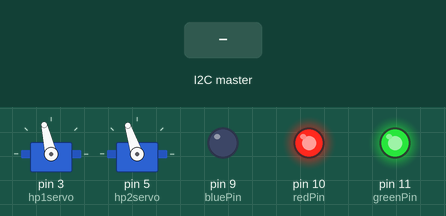
Simulated run of this sketch. Board: Arduino Uno, built with avr-gcc and run on an emulated ATmega328P. Shown: 2 × servo, output pins drawn as LEDs (lit = HIGH). The test bench sets the inputs (shaded band). Random numbers use the default seed unless the sketch sets one.

Above: at 18.7 s.
18.8 s: the I2C master sends the byte 1
At 19.1 s:
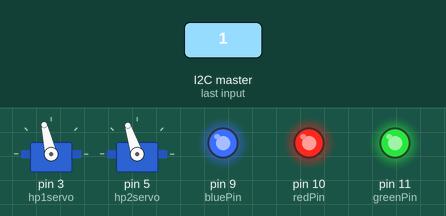
At 21.62 s:
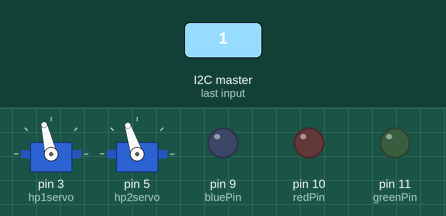
21.8 s: the I2C master sends the byte 1
At 22.6 s:
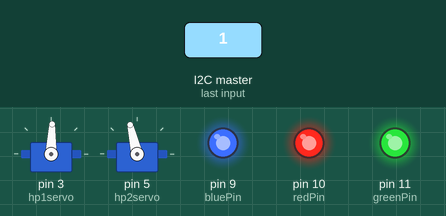
24.8 s: the I2C master sends the byte 2
Timing chart, 0 to 38.5 s (numbered marks = the images above; inputs shaded):
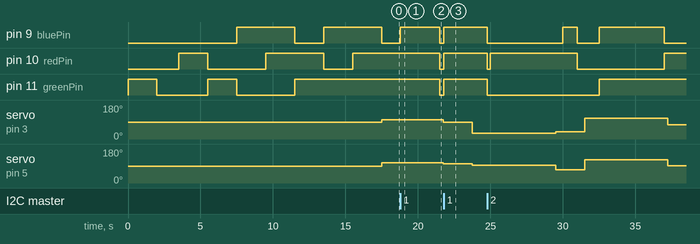

Measured:
- after the input at 18.8 s, pin 9 (bluePin): LOW → HIGH at once, → LOW 2.7 s later
- after the input at 21.8 s, pin 9 (bluePin), pin 10 (redPin), pin 11 (greenPin): LOW → HIGH at once

The sketch:

HoloProjector_I2C_v002.ino
```cpp
// HoloProjector I2C Firmware
// CCv3 SA BY - 2014 Michael Erwin
// Royal Engineers of Naboo
//
// Visit http://code.google.com/p/rseries-open-control/
//
// Firmware Release History
// v002 - Adjustable HP Servo EndPoints
// v001 - Initial Release
//
//
#if defined(ARDUINO) && ARDUINO >= 100
  #include "Arduino.h"
  #else
   #include "WProgram.h"
#endif
#include <Wire.h> //used to support I2C
#include <Servo.h>// Supports 2 Servos 1A (hp1) & 1B (hp2)

#define HP 3     // 1=Front FHP (BLUE), 2=Top THP (RED), 3=Rear RHP (GREEN)


#define redPin    10
#define greenPin  11
#define bluePin   9
#define systemLED 13

int g = 100;
int f = 200;

unsigned long t=0;
int randomLEDFX;

int lowHP1=20;
int highHP1=150;
int lowHP2=20;
int highHP2=150;
int downHP1=20;
int downHP2=90;
int centerHP1=90;
int centerHP2=90;


long loopCount = 0;
long twitchLEDTime = 4525; // Long??
long twitchHPTime = 4525; // Long??


long LeiaMessageTime = 31*1000;

Servo hp1servo;   // HP 1A default
Servo hp2servo;   // HP 1B default


void setup() {
  pinMode(redPin, OUTPUT);
  pinMode(bluePin, OUTPUT);
  pinMode(greenPin, OUTPUT);

  if (HP==1) {Wire.begin(25);twitchLEDTime = 1000;twitchHPTime=2500;blueON(2);} // Start I2C Bus as Master I2C Address 25 (Assigned FHP)
  if (HP==2) {Wire.begin(26);twitchLEDTime = 2300;twitchHPTime=1750;redON(2);}  // Start I2C Bus as Master I2C Address 26 (Assigned THP)
  if (HP==3) {Wire.begin(27);twitchLEDTime = 1900;twitchHPTime=4500;greenON(2);}// Start I2C Bus as Master I2C Address 27 (Assigned RHP)

  Wire.onReceive(receiveEvent);            // register event so when we receive something we jump to receiveEvent();

  hp1servo.attach(3);  // attaches the servo on Digital Out pin 3 to the servo object
  hp2servo.attach(5);  // attaches the servo on Digital Out pin 3 to the servo object
  delay(1000);         // allow time for the servos to attach
  centerHP();
  testLED();
//  testSERVOS();

}

void loop(){
  loopCount++;
  t=millis();
   if (t > twitchLEDTime)
    {
     twitchLED();     // call playRandom routine
     loopCount = 0;                       // reset loopCount
     twitchLEDTime = (random(1,10)*500)+millis();   // set the next twitchTime
  }
   if (t > twitchHPTime)
    {
     twitchHP();     // call playRandom routine
     loopCount = 0;                       // reset loopCount
     twitchHPTime = (random(1,10)*750)+millis();   // set the next twitchTime
  }


}


void testLED(){
    redON(2);
    greenON(2);
    blueON(2);
    magentaON(2);
    yellowON(2);
    cyanON(2);
    whiteON(2);
}


void alarm(int timed){
  int HPalarmdelay=1000;
  unsigned long timeNew=millis();
  unsigned long flip = timeNew + (timed*1000);
      while (timeNew < flip) {
        redON(0);
        delay(HPalarmdelay);
        ledOFF();
        delay(HPalarmdelay/2);
        timeNew=millis();
    }
}


void HoloMessage(int MessageLength){
 if (HP==1){
  lookdownHP();
}
  t=millis();
  unsigned long lmt=t + (MessageLength*1000);
  while (t < lmt){
    cyanON(0);
    delay(random(1,10)*10);
    whiteON(0);
    delay(random(1,5)*10);
    blueON(0);
    delay(random(4,9)*10);
     t=millis();
  }
  ledOFF();
}


void Disco(int dancetime, int bpm){
  unsigned long DanceBeatDelay = 60000/bpm;
  unsigned long timeNew= millis();
  unsigned long gottadance = (dancetime*1000) + timeNew;

    while (timeNew < gottadance){
      whiteON(0);
      delay(DanceBeatDelay);
      ledOFF();
      delay(DanceBeatDelay);
      timeNew= millis();
    }
}

void SystemFailure(){
    redON(0);
    delay(f);
    blueON(0);
    delay(f);
    magentaON(0);
    delay(f);
    yellowON(0);
    delay(f);
    cyanON(0);
    delay(f);
    whiteON(0);
    delay(f);
    ledOFF();
}


void redON(int timed){
    digitalWrite(redPin, HIGH);
    digitalWrite(greenPin, LOW);
    digitalWrite(bluePin, LOW);
    if (timed>0){
      delay(timed*1000);
      ledOFF();}
}

void greenON(int timed){
    digitalWrite(redPin, LOW);
    digitalWrite(greenPin, HIGH);
    digitalWrite(bluePin, LOW);
    if (timed>0){
      delay(timed*1000);
      ledOFF();}
}

void blueON(int timed){
    digitalWrite(redPin, LOW);
    digitalWrite(greenPin, LOW);
    digitalWrite(bluePin, HIGH);
    if (timed>0){
      delay(timed*1000);
      ledOFF();}
}


void magentaON(int timed){
    digitalWrite(redPin, HIGH);
    digitalWrite(greenPin, LOW);
    digitalWrite(bluePin, HIGH);
    if (timed>0){
      delay(timed*1000);
      ledOFF();}
}

void yellowON(int timed){
    digitalWrite(redPin, HIGH);
    digitalWrite(greenPin, HIGH);
    digitalWrite(bluePin, LOW);
    if (timed>0){
      delay(timed*1000);
      ledOFF();}
}

void cyanON(int timed){
    digitalWrite(redPin, LOW);
    digitalWrite(greenPin, HIGH);
    digitalWrite(bluePin, HIGH);
    if (timed>0){
      delay(timed*1000);
      ledOFF();}
}


void whiteON(int timed){
    digitalWrite(redPin, HIGH);
    digitalWrite(greenPin, HIGH);
    digitalWrite(bluePin, HIGH);
    if (timed>0){
      delay(timed*1000);
      ledOFF();}
}


void ledOFF(){
    digitalWrite(redPin, LOW);
    digitalWrite(greenPin, LOW);
    digitalWrite(bluePin, LOW);
}

void twitchLED() {
     randomLEDFX = random (1,13);    // Pick a number 1 - 7
     switch (randomLEDFX) {
      case 1:
       whiteON(0);
       break;
      case 2:
       ledOFF();
       break;
      case 3:
       redON(0);;
       break;
      case 4:
        magentaON(0);
       break;
      case 5:
        greenON(0);
       break;
      case 6:
        blueON(0);
       break;
      case 7:
        cyanON(0);
       break;
      case 8:
        yellowON(0);
       break;
     case 9:
        ledOFF();
       break;
     case 10:
        ledOFF();
       break;

      default:
       // if nothing else matches, do the default
       // so we are going to do nothing... for that matter not even waste time
       break;
      }
}


void randomLED() {
     randomLEDFX = random (1,8);    // Pick a number 1 - 8
     switch (randomLEDFX) {
      case 1:
       whiteON(0);
       break;
      case 2:
        redON(0);
       break;
      case 3:
        greenON(0);
       break;
      case 4:
        blueON(0);
       break;
      case 5:
        cyanON(0);
       break;
      case 6:
        yellowON(0);
       break;
      case 7:
        magentaON(0);
       break;
      default:
       // if nothing else matches, do the default
       // so we are going to do nothing... for that matter not even waste time
       break;
      }
}


// function that executes whenever data is received from an I2C master
// this function is registered as an event, see setup()
void receiveEvent(int eventCode) {
int i2cEvent=Wire.read();
  sei();
     switch (i2cEvent) {
      case 1:
       whiteON(0);
       break;
      case 2:
       ledOFF();
       break;
      case 3:
       alarm(6);
//       delay(5000);
//        ledOFF();
       break;
      case 4:
        redON(5);
       break;
      case 5:
        greenON(0);
       break;
      case 6:
        blueON(0);
       break;
      case 7:
        cyanON(0);
       break;
      case 8:
        yellowON(0);
       break;
      case 9:
        HoloMessage(31);
       break;
      case 10:
        Disco(10,120);
       break;
      case 11:
        SystemFailure();
       break;

      default:
       // if nothing else matches, do the default
       // so we are going to do nothing... for that matter not even waste time
       break;
      }
}

void testSERVOS(){
  hp1servo.write(90);
  hp2servo.write(90);
  delay(500);          // wait for a .5 secs for the servos to move

}


void twitchHP(){
 hp1servo.write(random(lowHP1,highHP1));
 hp2servo.write(random(lowHP2,highHP2));
 delay(500);
}

void centerHP(){
  hp1servo.write(centerHP1);
  hp2servo.write(centerHP2);
  delay(500);          // wait for a .5 secs for the servos to move
}

void lookdownHP(){
  hp1servo.write(downHP1);
  hp2servo.write(downHP2);
  delay(500);          // wait for a .5 secs for the servos to move
}
```
